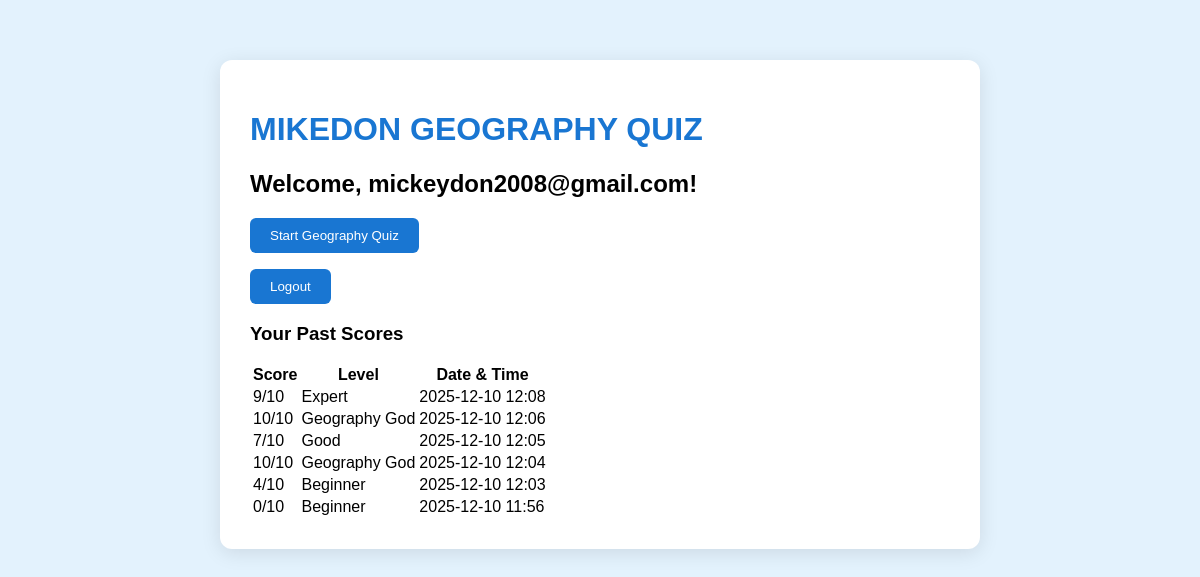
The app's page /userhome (signed in), older data.
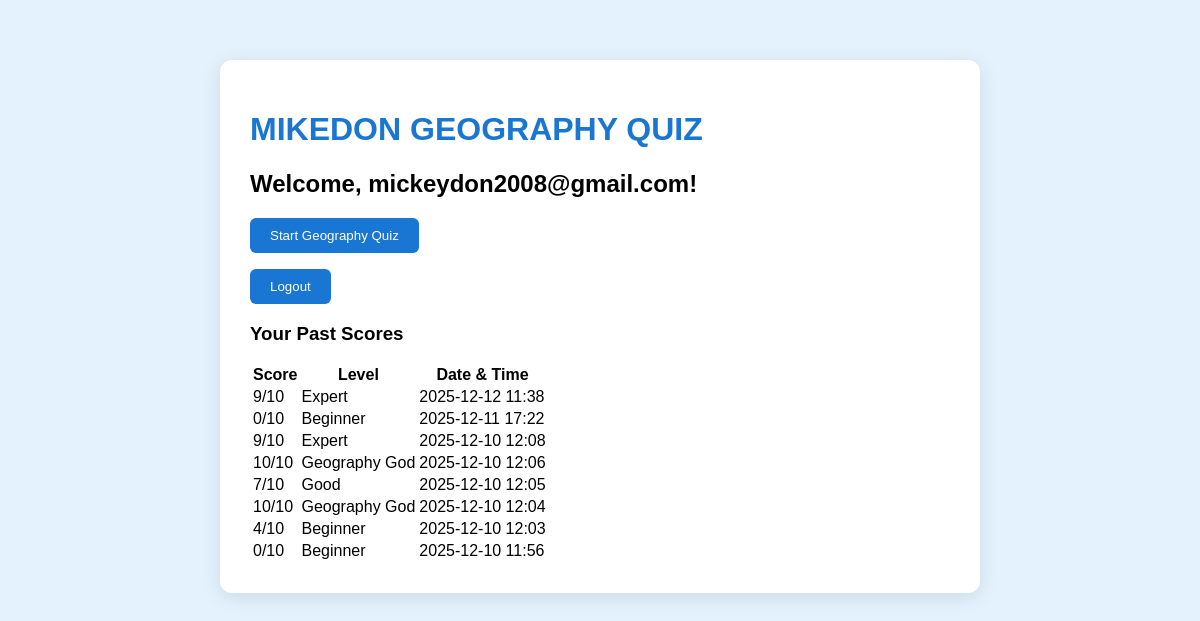
The same page, newer data.
### tables this page shows
CREATE TABLE records (
                 id INTEGER PRIMARY KEY AUTOINCREMENT,
                 user_id INTEGER,
                 score INTEGER,
                 level TEXT,
                 timestamp TEXT,
                 time_taken INTEGER DEFAULT 0);

### app.py (the view)
@app.route('/userhome')
def user_home():
    if 'user_id' not in session:
        return redirect(url_for('login'))
    conn = sqlite3.connect('database.db')
    c = conn.cursor()
    c.execute("SELECT score, level, timestamp FROM records WHERE user_id=? ORDER BY timestamp DESC", (session['user_id'],))
    records = c.fetchall()
    conn.close()
    return render_template('userHome.html', username=session['username'], records=records)

### templates/userHome.html (shortened to what this page needs)
<!DOCTYPE html>
<html>
<head>
    <link rel="stylesheet" href="{{ url_for('static', filename='styles.css') }}">
</head>
<body>
<div class="box">
    <h1>MIKEDON GEOGRAPHY QUIZ</h1>
    <h2>Welcome, {{ username }}!</h2>
    <p><a href="/collectingdata"><button>Start Geography Quiz</button></a></p>
    <p><a href="/logout"><button>Logout</button></a></p>
    {% if records %}
    <h3>Your Past Scores</h3>
    <table>
        <tr>
            <th>Score</th>
            <th>Level</th>
            <th>Date & Time</th>
        </tr>
        {% for r in records %}
        <tr>
            <td>{{ r[0] }}/10</td>
            <td>{{ r[1] }}</td>
            <td>{{ r[2] }}</td>
        </tr>
        {% endfor %}
    </table>
    {% else %}
    <p>No quiz taken yet. Start now!</p>
    {% endif %}
</div>
</body>
</html>

Row changes from the older to the newer data that the page shows:
added records: score "9", level "Expert", timestamp "2025-12-12 11:38"
added records: score "0", level "Beginner", timestamp "2025-12-11 17:22"
